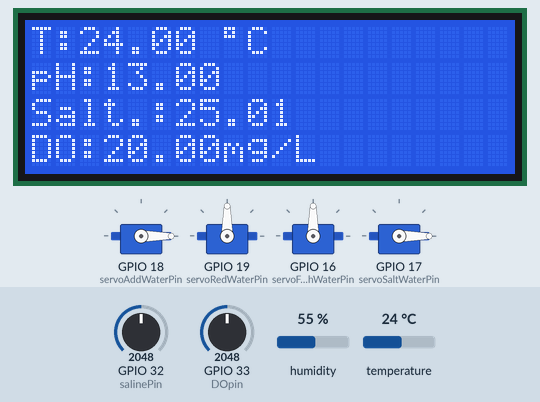
A sketch run on a simulated ESP32. Shown: 20×4 character LCD, 4 × servo. The test bench sets the inputs (shaded band); at power-on: temperature 24 °C, GPIO 32 (salinePin) = 2048, GPIO 33 (DOpin) = 2048, humidity 55 %. WiFi joins after 1.5 s; servers stay silent unless stated; uploads are accepted with an empty reply; the local clock reads 2024-03-15 10:24:30 at power-on unless the sketch sets it; what the sketch prints to the serial monitor is not drawn.

Above: at 3.0 s.
3.1 s: temperature set to 26.6 °C
At 4.04 s:
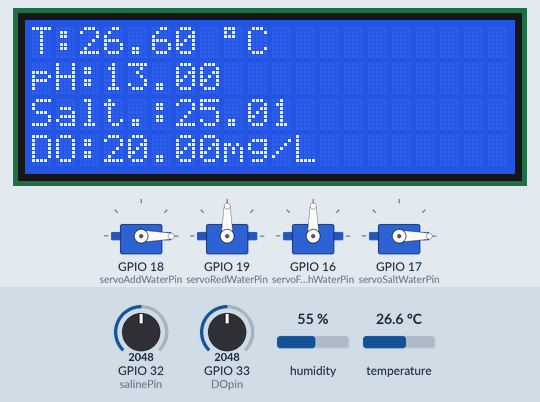
5.4 s: temperature set to 27.3 °C
At 6.05 s:
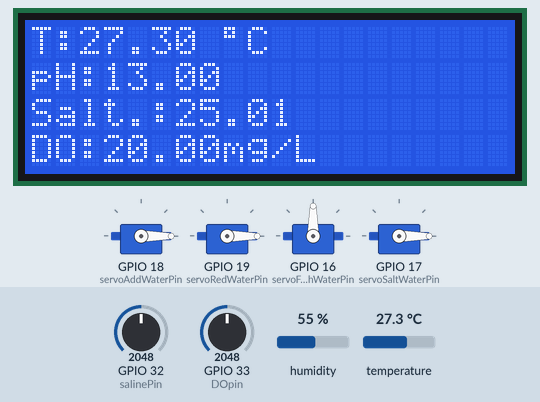
8.1 s: GPIO 32 (salinePin) set to 1761
At 8.55 s:
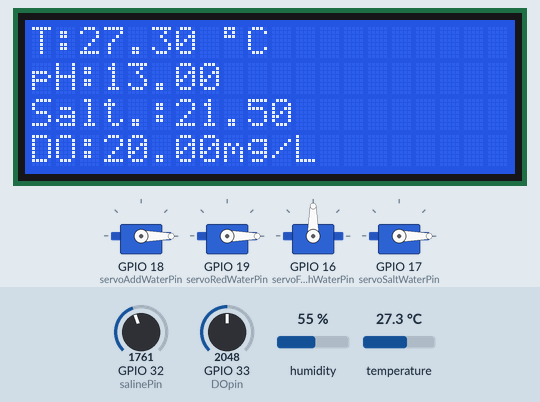
9.9 s: GPIO 32 (salinePin) set to 1659
At 10.06 s:
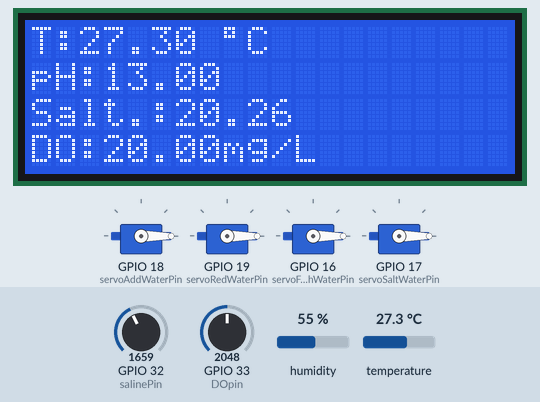
12.9 s: temperature set to 12 °C
At 14.08 s:
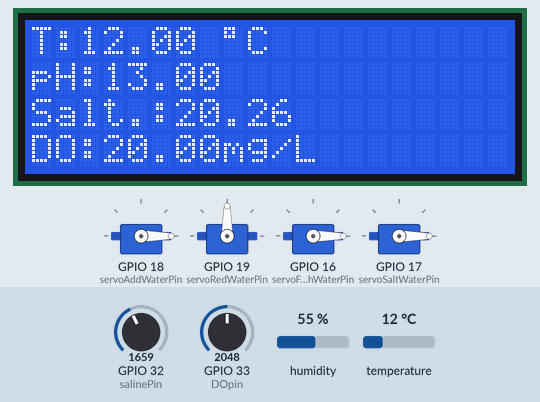
16.1 s: GPIO 32 (salinePin) set to 1262
At 16.58 s:
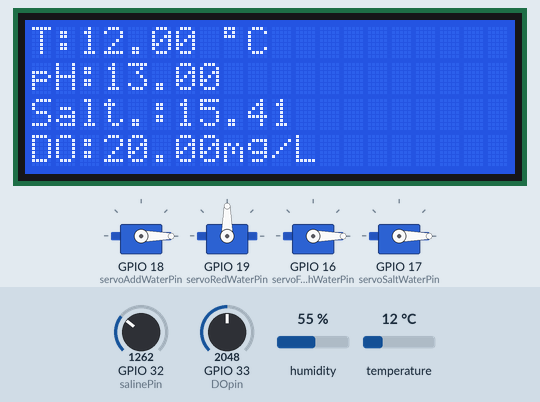
17.9 s: GPIO 32 (salinePin) set to 1198
Timing chart, 0 to 20.9 s (numbered marks = the images above; inputs shaded):
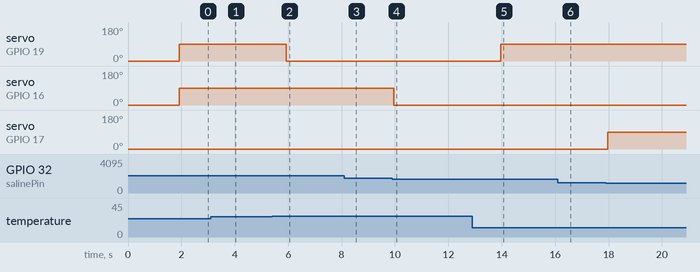

The sketch:

main.ino
```cpp
#define BLYNK_TEMPLATE_ID "TMPL6hz3aoqa7"
#define BLYNK_TEMPLATE_NAME "Monitoring"
#define BLYNK_AUTH_TOKEN "aKMRK9y78WZ32Q6pm-_y1WI6NzzLX38w"
#define BLYNK_PRINT Serial

#include <WiFi.h>
#include <BlynkSimpleEsp32.h>
#include <HTTPClient.h>
#include <time.h>
#include <Arduino.h>
#include <LiquidCrystal_I2C.h>
#include <Adafruit_Sensor.h>
#include <DHT.h>
#include <ESP32Servo.h>

const char* wifiSsid = "Wokwi-GUEST";
const char* wifiPassword = "";

const char* ntpServer = "pool.ntp.org";
const long  gmtOffset_sec = 25200;
const int   daylightOffset_sec = 0;

String GOOGLE_SCRIPT_ID = "AKfycbz2CsB3e6eblrClcVsanMFPev7iFulNsSDWlsA8V5aWXGPLGnQEPcqqI94D5A0xMX0u-Q";

const int DHTpin=13;
const int salinePin=32;
const int DOpin=33;

#define tempVpin V0
#define phVpin V1
#define salineVpin V2
#define doVpin V3

LiquidCrystal_I2C lcd(0x27,20,4);
DHT dhtSensor(DHTpin,DHT22);
Servo servoAddWater;
Servo servoRedWater;
Servo servoSaltWater; //to add salinity
Servo servoFreshWater; //to reduce salinity
const int servoAddWaterPin=18;
const int servoRedWaterPin=19;
const int servoSaltWaterPin=17;
const int servoFreshWaterPin=16;

float tempC;
float pH;
float saline;
float DO;
float analogSaline;
float analogDO;

float tempUpp=32;
float tempLow=27;
float saltUpp=21;
float saltLow=15;
int angle0;
int angle1;
int angle2;
int angle3;

const int sensorReadingInterval = 500;
unsigned long lastSensorReadingTime = 0;

float floatMap(float x, float in_min, float in_max, float out_min, float out_max) {
  return (x - in_min) * (out_max - out_min) / (in_max - in_min) + out_min;
}

// String getTime(){

// }

// void logData(temp, ph, saline, DO){

// }

void setup() {
  lcd.init();
  lcd.backlight();
  Serial.begin(115200);
  dhtSensor.begin();
  servoAddWater.attach(servoAddWaterPin);
  servoRedWater.attach(servoRedWaterPin);
  servoFreshWater.attach(servoFreshWaterPin);
  servoSaltWater.attach(servoSaltWaterPin);
  servoAddWater.write(0);
  servoRedWater.write(0);
  servoFreshWater.write(0);
  servoSaltWater.write(0);

  WiFi.begin(wifiSsid, wifiPassword);

  Blynk.begin(BLYNK_AUTH_TOKEN, wifiSsid, wifiPassword);

  // Init and get the time
  configTime(gmtOffset_sec, daylightOffset_sec, ntpServer);
}

void loop() {
  Blynk.run();
  lcd.clear();

  unsigned long currentTime = millis();

  bool shouldMeasure = (currentTime - lastSensorReadingTime) > sensorReadingInterval;

  if (shouldMeasure){
    lastSensorReadingTime = currentTime;
    analogSaline = analogRead(salinePin);
    analogDO = analogRead(DOpin);

    saline = floatMap(analogSaline, 0, 4095, 0, 50);
    DO = DO = floatMap (analogDO, 0, 4095, 0, 40);

    lcd.setCursor(0,0);
    int tpry = dhtSensor.readHumidity();
    pH = tpry % 14;
    tempC = dhtSensor.readTemperature();

    lcd.print("T:");
    lcd.print(tempC,2);
    lcd.print(" \xDF");
    lcd.print("C");

    lcd.setCursor(0,1);
    lcd.print("pH:");
    lcd.print(pH,2);

    lcd.setCursor(0,2);
    lcd.print("Salt.:");
    lcd.print(saline,2);

    lcd.setCursor(0,3);
    lcd.print("DO:");
    lcd.print(DO,2);
    lcd.print("mg/L");

    Blynk.virtualWrite(tempVpin, tempC);
    Blynk.virtualWrite(phVpin, pH);
    Blynk.virtualWrite(salineVpin, saline);
    Blynk.virtualWrite(doVpin, DO);

    if (tempC>tempUpp){
      angle0=90;
      angle1=0;
    } else if (tempC<tempLow){
      angle0=0;
      angle1=90;
    } else {
      angle0=0;
      angle1=0;
    }

    if (saline>saltUpp){
      angle2=90;
      angle3=0;
    } else if (saline<saltLow){
      angle2=0;
      angle3=90;
    } else {
      angle2=0;
      angle3=0;
    }

    servoAddWater.write(angle0);
    servoRedWater.write(angle1);
    servoFreshWater.write(angle2);
    servoSaltWater.write(angle3);

    if (WiFi.status() == WL_CONNECTED) {
    static bool flag = false;
    struct tm timeinfo;
    if (!getLocalTime(&timeinfo)) {
      Serial.println("Failed to obtain time");
      return;
    }
    char timeStringBuff[50]; //50 chars should be enough
    strftime(timeStringBuff, sizeof(timeStringBuff), "%A, %B %d %Y %H:%M:%S", &timeinfo);
    String asString(timeStringBuff);
    asString.replace(" ", "-");
    Serial.print("Time:");
    Serial.println(asString);

    String urlFinal = "https://script.google.com/macros/s/"+GOOGLE_SCRIPT_ID+"/exec?"+"time=" + asString + "&temp=" + String(tempC) + "&ph=" + String(pH) + "&saline=" + String(saline) + "&DO=" + String(DO);
    Serial.print("POST data to spreadsheet:");
    Serial.println(urlFinal);
    HTTPClient http;
    http.begin(urlFinal.c_str());
    http.setFollowRedirects(HTTPC_STRICT_FOLLOW_REDIRECTS);
    int httpCode = http.GET();
    Serial.print("HTTP Status Code: ");
    Serial.println(httpCode);
    //---------------------------------------------------------------------
    //getting response from google sheet
    String payload;
    if (httpCode > 0) {
        payload = http.getString();
        Serial.println("Payload: "+payload);
    }
    //---------------------------------------------------------------------
    http.end();
    }
  }

}
```

Measured:
- the behaviour switches between 26.9 and 27 °C on temperature (found by bisection; images 1 and 2)
- the behaviour switches between 1720 and 1719 on GPIO 32 (salinePin) (found by bisection; images 3 and 4)
- after the input at 5.4 s, servo on GPIO 19 (servoRedWaterPin): 90° → 0° after 0.53 s; the display: first differs from a run without the input after 0.55 s (image 2)
- after the input at 8.1 s, the display: first differs from a run without the input after 0.35 s (image 3)
- after the input at 9.9 s, servo on GPIO 16 (servoFreshWaterPin): 90° → 0° after 0.05 s; the display: changes after 0.07 s (image 4)
- after the input at 12.9 s, servo on GPIO 19 (servoRedWaterPin): 0° → 90° after 1.1 s; the display: first differs from a run without the input after 1.1 s (image 5)
- after the input at 16.1 s, the display: first differs from a run without the input after 0.38 s (image 6)
- after the input at 17.9 s, servo on GPIO 17 (servoSaltWaterPin): 0° → 90° after 0.08 s
